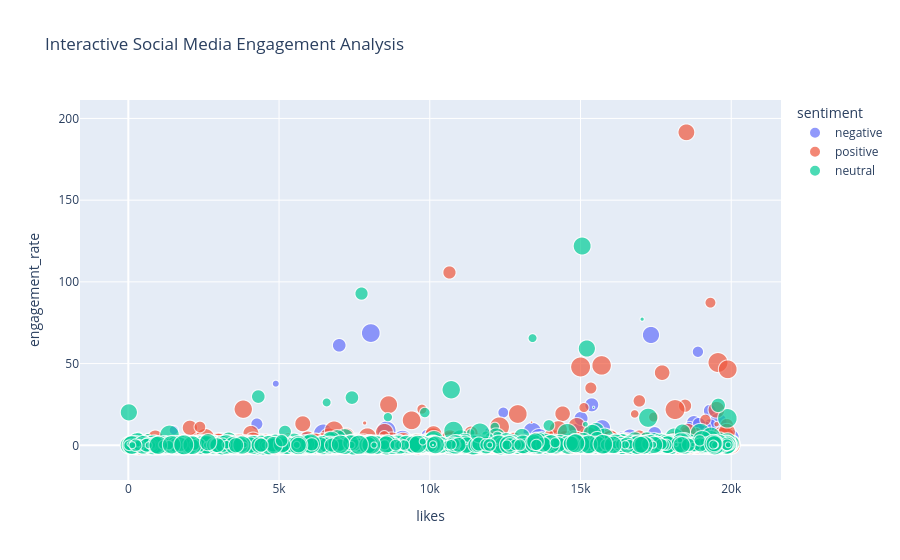

The code cell stored with this chart in its notebook:
### Markdown cell above
#### 13. Interactive Bubble Chart — Engagement Analysis

### Code cell
fig = px.scatter(
    df,
    x='likes',
    y='engagement_rate',
    size='shares',
    color='sentiment',
    hover_data=['post_type', 'country'],
    title='Interactive Social Media Engagement Analysis'
)

fig.show()

### Figure 1 — Plotly figure (JSON) as saved in the notebook; plotly's stock layout.template omitted (floating-point values rounded to 4 significant figures; data arrays with more than 128 entries replaced by an {"elided": "..."} marker saying what was removed)
{"data": [{"customdata": {"elided": "960x2 str values"}, "hovertemplate": "sentiment=negative<br>likes=%{x}<br>engagement_rate=%{y}<br>shares=%{marker.size}<br>post_type=%{customdata[0]}<br>country=%{customdata[1]}<extra></extra>", "legendgroup": "negative", "marker": {"color": "#636efa", "size": {"elided": "960 int values"}, "sizemode": "area", "sizeref": 4.997, "symbol": "circle"}, "mode": "markers", "name": "negative", "showlegend": true, "type": "scattergl", "x": {"elided": "960 float values"}, "xaxis": "x", "y": {"elided": "960 float values"}, "yaxis": "y"}, {"customdata": {"elided": "2513x2 str values"}, "hovertemplate": "sentiment=positive<br>likes=%{x}<br>engagement_rate=%{y}<br>shares=%{marker.size}<br>post_type=%{customdata[0]}<br>country=%{customdata[1]}<extra></extra>", "legendgroup": "positive", "marker": {"color": "#EF553B", "size": {"elided": "2513 int values"}, "sizemode": "area", "sizeref": 4.997, "symbol": "circle"}, "mode": "markers", "name": "positive", "showlegend": true, "type": "scattergl", "x": {"elided": "2513 float values"}, "xaxis": "x", "y": {"elided": "2513 float values"}, "yaxis": "y"}, {"customdata": {"elided": "1527x2 str values"}, "hovertemplate": "sentiment=neutral<br>likes=%{x}<br>engagement_rate=%{y}<br>shares=%{marker.size}<br>post_type=%{customdata[0]}<br>country=%{customdata[1]}<extra></extra>", "legendgroup": "neutral", "marker": {"color": "#00cc96", "size": {"elided": "1527 int values"}, "sizemode": "area", "sizeref": 4.997, "symbol": "circle"}, "mode": "markers", "name": "neutral", "showlegend": true, "type": "scattergl", "x": {"elided": "1527 float values"}, "xaxis": "x", "y": {"elided": "1527 float values"}, "yaxis": "y"}], "layout": {"autosize": true, "legend": {"itemsizing": "constant", "title": {"text": "sentiment"}, "tracegroupgap": 0}, "title": {"text": "Interactive Social Media Engagement Analysis"}, "xaxis": {"anchor": "y", "autorange": true, "domain": [0, 1], "range": [-1485.0, 21520.0], "title": {"text": "likes"}, "type": "linear"}, "yaxis": {"anchor": "x", "autorange": true, "domain": [0, 1], "range": [-35.66, 223.7], "title": {"text": "engagement_rate"}, "type": "linear"}}}
